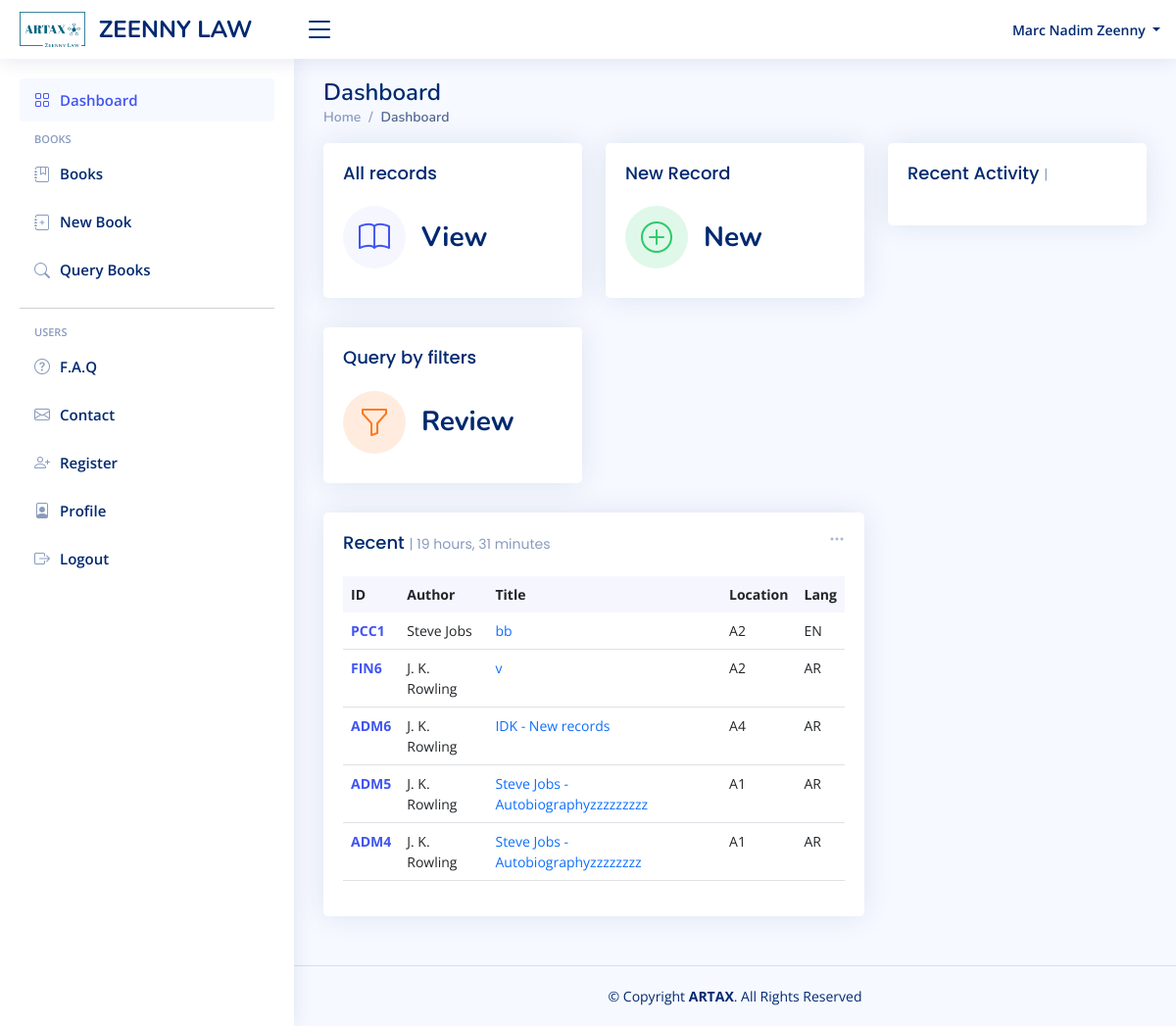
The page / (signed in) on the database its author committed.
### artax/models.py (models this page shows, shortened)
class User(AbstractUser):
    email = models.EmailField(blank=True, unique=True, validators=[EmailValidator(
        message="Please enter a valid email address.")])
    about = models.TextField()
    job = models.CharField(max_length=200)
    address = models.TextField()
    phone = PhoneNumberField(null=True, region="LB")
    date_of_registration = models.DateField(default=datetime.today)
    twitter_url = models.URLField(default="#")
    facebook_url = models.URLField(default="#")
    insta_url = models.URLField(default="#")
    linkedin_url = models.URLField(default="#")
    def get_full_name(self):
        return f"{self.first_name} {self.last_name}".strip()

class Book(models.Model, DirtyFieldsMixin):
    lib_id = models.CharField(max_length=50, default="ABC123")
    author = models.ForeignKey("Author", models.PROTECT, related_name="book")
    title = models.CharField(max_length=250)
    subject = models.TextField(null=True)
    type = models.ForeignKey("Type", models.PROTECT, related_name="book")
    section = models.CharField(max_length=250)
    location = models.ForeignKey("Location", models.PROTECT, related_name="book", null=True)
    publisher = models.CharField(max_length=250)
    publishing_date = models.CharField(max_length=250, null=True)
    purchase_date = models.DateField(null=True, blank=True)
    summary = models.FileField(upload_to=functools.partial(custom_cover_filename, object="summary"), blank=True, null=True)
    cover = models.ImageField(upload_to=functools.partial(custom_cover_filename, object="cover"), blank=True, null=True)
    isbn = models.CharField(max_length=14, blank=True, null=True)
    number_of_copies = models.IntegerField()
    language = models.ForeignKey("Language", models.SET_NULL, related_name="book", null=True)
    date_of_registration = models.DateField(default=datetime.today)
    registrator = models.ForeignKey(User, models.SET_NULL, null=True, related_name="book_registrator")
    last_editor = models.ForeignKey(User, models.SET_NULL, null=True, related_name="book_latest_editor")
    last_edit_time = models.DateTimeField()

class Author(models.Model):
    name = models.CharField(max_length=200)

class Location(models.Model):
    code = models.CharField(max_length=200)

class Language(models.Model):
    name = models.CharField(max_length=250)
    code = models.CharField(max_length=3)

### artax/views.py (the view, shortened to what this page needs)
# urls.py: path("", views.index, name="index"),
def index(request):
    books = Book.objects.all().order_by('id')[::-1]
    last_books = books[:5]
    context = {'latest_books': last_books, 'logs': []}
    with open(book_logger.handlers[0].baseFilename, 'r') as logs:
        log_lines = logs.readlines()
    return render(request, "artax/dashboard.html", context)

### artax/templatetags/custom_tags.py (called while the page is built)
@register.simple_tag(takes_context=True)
def nav_link(context, link, text, icon):
    if context['request'].resolver_match.view_name.endswith(link):
        nav_class = 'nav-item'
        link_class = 'nav-link'
    else:
        nav_class = 'nav-item collapsed'
        link_class = 'nav-link collapsed'
    url = context['request'].build_absolute_uri(reverse(link))
    return mark_safe(f"""<li class="{nav_class}"><a class="{link_class}" href="{url}"><i class="bi bi-{icon}"></i><span>{text}</span></a></li>""")

### artax/templates/artax/dashboard.html (shortened to what this page needs)
{% extends "artax/layout.html" %}
{% load static %}
{% load humanize %}
{% block content %}
  <main id="main" class="main">
    <div class="pagetitle">
      <h1>Dashboard</h1>
      <nav>
        <ol class="breadcrumb">
          <li class="breadcrumb-item"><a href="{% url 'index' %}">Home</a></li>
          <li class="breadcrumb-item active">Dashboard</li>
        </ol>
      </nav>
    </div>
    <section class="section dashboard">
      <div class="row">
        <div class="col-lg-8">
          <div class="row">
            <div class="col-xxl-4 col-md-6" onclick="window.location.href='{% url 'all_books' %}'" style="cursor: pointer">
              <div class="card info-card sales-card">
                <div class="card-body">
                  <h5 class="card-title">All records</h5>
                  <div class="d-flex align-items-center">
                    <div class="card-icon rounded-circle d-flex align-items-center justify-content-center">
                      <i class="bi bi-book"></i>
                    </div>
                    <div class="ps-3">
                      <h6>View</h6>
                    </div>
                  </div>
                </div>
              </div>
            </div>
            <div class="col-xxl-4 col-md-6" onclick="window.location.href='{% url 'new_book' %}'" style="cursor: pointer">
              <div class="card info-card revenue-card">
                <div class="card-body">
                  <h5 class="card-title">New Record</h5>
                  <div class="d-flex align-items-center">
                    <div class="card-icon rounded-circle d-flex align-items-center justify-content-center">
                      <i class="bi bi-plus-circle"></i>
                    </div>
                    <div class="ps-3">
                      <h6>New</h6>
                    </div>
                  </div>
                </div>
              </div>
            </div>
            <div class="col-xxl-4 col-md-6" onclick="window.location.href='{% url 'book_queries' %}'" style="cursor: pointer">
              <div class="card info-card customers-card">
                <div class="card-body">
                  <h5 class="card-title">Query by filters</h5>
                  <div class="d-flex align-items-center">
                    <div class="card-icon rounded-circle d-flex align-items-center justify-content-center">
                      <i class="bi bi-funnel"></i>
                    </div>
                    <div class="ps-3">
                      <h6>Review</h6>
                    </div>
                  </div>
                </div>
              </div>
            </div>
            <div class="col-12">
              <div class="card recent-sales overflow-auto">
                <div class="filter">
                  <a class="icon" href="#" data-bs-toggle="dropdown"><i class="bi bi-three-dots"></i></a>
                </div>
                <div class="card-body">
                {% with latest_books.0 as book %}
                  <h5 class="card-title">Recent <span>| {{ book.date_of_registration|timesince }} </span></h5>
                {% endwith %}
                  <table class="table datatable">
                    <thead>
                      <tr>
                        <th scope="col">ID</th>
                        <th scope="col">Author</th>
                        <th scope="col">Title</th>
                        <th scope="col">Location</th>
                        <th scope="col">Lang</th>
                      </tr>
                    </thead>
                    <tbody>
                    {% for book in latest_books %}
                      <tr  class="clickable" onclick="window.location='{% url 'show_book' book_id=book.id %}'" style="cursor: pointer;">
                        <th scope="row"><a href="{% url 'show_book' book_id=book.id %}">{{ book.lib_id }}</a></th>
                        <td>{{ book.author.name }}</td>
                        <td><a href="#" class="text-primary">{{ book.title }}</a></td>
                        <td>{{ book.location.code }}</td>
                        <td>{{ book.language.code }}</td>
                      </tr>
                    {% endfor %}
                    </tbody>
                  </table>
                </div>
              </div>
            </div>
          </div>
        </div>
      {% if user.is_authenticated %}
        <div class="col-lg-4">
          <div class="card">
            <div class="card-body">
                {% with logs.0 as latest_log %}
                  <h5 class="card-title">Recent Activity <span>| {{ latest_log.time|timesince }}</span></h5>
                {% endwith %}
            </div>
          </div>
        </div>
        {% endif %}
      </div>
    </section>
  </main>
{% endblock %}

### artax/templates/artax/layout.html (shortened to what this page needs)
{% load custom_tags %}
{% load static %}
<!DOCTYPE html>
<html lang="en">
<head>
    {% block head %}
    <link href="{% static 'artax/vendor/bootstrap/css/bootstrap.min.css' %}" rel="stylesheet">
    <link href="{% static 'artax/vendor/bootstrap-icons/bootstrap-icons.css' %}" rel="stylesheet">
    <link href="{% static 'artax/vendor/remixicon/remixicon.css'%}" rel="stylesheet">
    <link href="{% static 'artax/vendor/simple-datatables/style.css'%}" rel="stylesheet">
    <link href="{% static 'artax/css/style.css'%}" rel="stylesheet">
    {% endblock %}
</head>
<body>
{% block header %}
<header id="header" class="header fixed-top d-flex align-items-center">
    <div class="d-flex align-items-center justify-content-between">
        <a href="{% url 'index' %}" class="logo d-flex align-items-center" >
            <img src="{% static 'artax/img/png/logo.png' %}" style="height: 40px;" alt="">&nbsp;&nbsp;
            <span class="d-none d-lg-block">ZEENNY LAW </span>
        </a>
        <i class="bi bi-list toggle-sidebar-btn"></i>
    </div>
    <nav class="header-nav ms-auto">
        <ul class="d-flex align-items-center">
            {% if user.is_authenticated %}
            <li class="nav-item dropdown pe-3">
                <a class="nav-link nav-profile d-flex align-items-center pe-0" href="#" data-bs-toggle="dropdown">
                    <span class="d-none d-md-block dropdown-toggle ps-2">{{ user.get_full_name }} </span>
                </a>
            </li>
            {% else %}
            <li class="nav-item pe-4">
                <a class="nav-link nav-profile d-flex align-items-center pe-0" href="{% url 'login' %}">
                    <span class="d-none d-md-block ps-2">Login to access Artax&trade; features&nbsp;<i class="bi bi-box-arrow-in-right"></i></span>
                </a>
            </li>
            {% endif %}
        </ul>
    </nav>
</header>
{% endblock %}
{% block sidebar %}
<aside id="sidebar" class="sidebar">
    <ul class="sidebar-nav collapsed" id="sidebar-nav">
        {% nav_link 'index' 'Dashboard ' 'grid' %}
        <li class="nav-heading">Books</li>
        {% nav_link 'all_books' 'Books' 'journal-bookmark' %}
        {% nav_link 'new_book' 'New Book' 'journal-plus' %}
        {% nav_link 'book_queries' 'Query Books ' 'search' %}
        <hr>
        <li class="nav-heading">Users</li>
        {% nav_link 'faq' 'F.A.Q' 'question-circle'%}
        {% nav_link 'contact' 'Contact' 'envelope' %}
        {% if user.is_staff %}
            {% nav_link 'register' 'Register' 'person-plus' %}
        {% endif %}
        {% if user.is_authenticated %}
            {% nav_link 'profile' 'Profile ' 'file-person' %}
            {% nav_link 'logout' 'Logout' 'box-arrow-right' %}
        {% endif %}
    </ul>
</aside>
{% endblock%}
{% block content %}{% endblock %}
{% block footer %}
<footer id="footer" class="footer">
    <div class="copyright">
        &copy; Copyright <strong><span>ARTAX</span></strong>. All Rights Reserved
    </div>
</footer>
</body>
</html>
{% endblock %}

### artax/static/artax/css/style.css (style rules this page uses)
:root { scroll-behavior: smooth; }
body { font-family: "Open Sans", sans-serif; background: #f6f9ff; color: #444444; }
a { color: #4154f1; text-decoration: none; }
h1, h2, h3, h4, h5, h6 { font-family: "Nunito", sans-serif; }
#main { margin-top: 60px; padding: 20px 30px; transition: all 0.3s; }
.pagetitle { margin-bottom: 10px; }
.pagetitle h1 { font-size: 24px; margin-bottom: 0; font-weight: 600; color: #012970; }
.card { margin-bottom: 30px; border: none; border-radius: 5px; box-shadow: 0px 0 30px rgba(1, 41, 112, 0.1); }
.card-title { padding: 20px 0 15px 0; font-size: 18px; font-weight: 500; color: #012970; font-family: "Poppins", sans-serif; }
.card-title span { color: #899bbd; font-size: 14px; font-weight: 400; }
.card-body { padding: 0 20px 20px 20px; }
.breadcrumb { font-size: 14px; font-family: "Nunito", sans-serif; color: #899bbd; font-weight: 600; }
.breadcrumb a { color: #899bbd; transition: 0.3s; }
.breadcrumb .breadcrumb-item::before { color: #899bbd; }
.breadcrumb .active { color: #51678f; font-weight: 600; }
.logo { line-height: 1; }
@media (min-width: 1200px) { .logo { width: 280px; } }
.logo img { max-height: 36px; margin-right: 6px; }
.logo span { font-size: 24px; font-weight: 700; color: #012970; font-family: "Nunito", sans-serif; }
.header { transition: all 0.5s; z-index: 997; height: 60px; box-shadow: 0px 2px 20px rgba(1, 41, 112, 0.1); background-color: #fff; padding-left: 20px; }
.header .toggle-sidebar-btn { font-size: 32px; padding-left: 10px; cursor: pointer; color: #012970; }
.header-nav ul { list-style: none; }
.header-nav>ul { margin: 0; padding: 0; }
.header-nav .nav-profile { color: #012970; }
.header-nav .nav-profile span { font-size: 14px; font-weight: 600; }
.sidebar { position: fixed; top: 60px; left: 0; bottom: 0; width: 300px; z-index: 996; transition: all 0.3s; padding: 20px; overflow-y: auto; scrollbar-width: thin; scrollbar-color: #aab7cf transparent; box-shadow: 0px 0px 20px rgba(1, 41, 112, 0.1); background-color: #fff; }
@media (min-width: 1200px) { #main, #footer { margin-left: 300px; } }
.sidebar-nav { padding: 0; margin: 0; list-style: none; }
.sidebar-nav li { padding: 0; margin: 0; list-style: none; }
.sidebar-nav .nav-item { margin-bottom: 5px; }
.sidebar-nav .nav-heading { font-size: 11px; text-transform: uppercase; color: #899bbd; font-weight: 600; margin: 10px 0 5px 15px; }
.sidebar-nav .nav-link { display: flex; align-items: center; font-size: 15px; font-weight: 600; color: #4154f1; transition: 0.3; background: #f6f9ff; padding: 10px 15px; border-radius: 4px; }
.sidebar-nav .nav-link i { font-size: 16px; margin-right: 10px; color: #4154f1; }
.sidebar-nav .nav-link.collapsed { color: #012970; background: #fff; }
.sidebar-nav .nav-link.collapsed i { color: #899bbd; }
.dashboard .filter { position: absolute; right: 0px; top: 15px; }
.dashboard .filter .icon { color: #aab7cf; padding-right: 20px; padding-bottom: 5px; transition: 0.3s; font-size: 16px; }
.dashboard .info-card { padding-bottom: 10px; }
.dashboard .info-card h6 { font-size: 28px; color: #012970; font-weight: 700; margin: 0; padding: 0; }
.dashboard .card-icon { font-size: 32px; line-height: 0; width: 64px; height: 64px; flex-shrink: 0; flex-grow: 0; }
.dashboard .sales-card .card-icon { color: #4154f1; background: #f6f6fe; }
.dashboard .revenue-card .card-icon { color: #2eca6a; background: #e0f8e9; }
.dashboard .customers-card .card-icon { color: #ff771d; background: #ffecdf; }
.dashboard .recent-sales { font-size: 14px; }
.dashboard .recent-sales .table thead { background: #f6f6fe; }
.dashboard .recent-sales .table thead th { border: 0; }
.footer { padding: 20px 0; font-size: 14px; transition: all 0.3s; border-top: 1px solid #cddfff; }
.footer .copyright { text-align: center; color: #012970; }

### rows shown on the page
User: get_full_name "Marc Nadim Zeenny"
Book: date_of_registration "19 hours, 31 minutes", lib_id "PCC1", author.name "Steve Jobs", title "bb", location.code "A2", language.code "EN"
Book: lib_id "FIN6", author.name "J. K. Rowling", title "v", location.code "A2", language.code "AR"
Book: lib_id "ADM6", author.name "J. K. Rowling", title "IDK - New records", location.code "A4", language.code "AR"
Book: lib_id "ADM5", author.name "J. K. Rowling", title "Steve Jobs - Autobiographyzzzzzzzzz", location.code "A1", language.code "AR"
Book: lib_id "ADM4", author.name "J. K. Rowling", title "Steve Jobs - Autobiographyzzzzzzzz", location.code "A1", language.code "AR"
